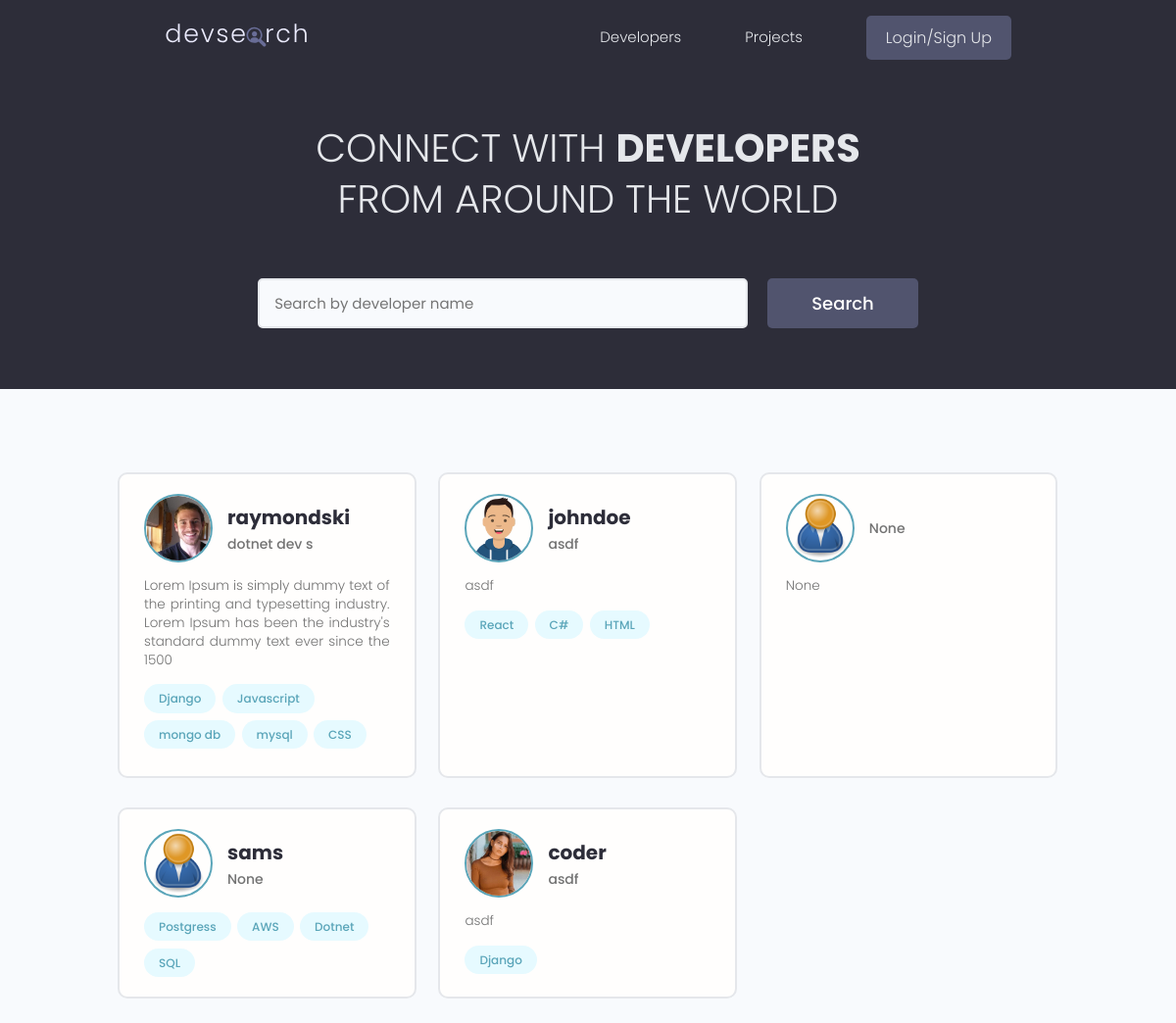
The page / on the database its author committed.
### users/models.py (models this page shows, shortened)
class Profile(models.Model):
    user = models.OneToOneField(User, on_delete=models.CASCADE, null=True, blank=True)
    name = models.CharField(max_length=200, blank=True, null=True)
    email = models.CharField(max_length=500, blank=True, null=True)
    username = models.CharField(max_length=200, blank=True, null=True)
    location = models.CharField(max_length=200, blank=True, null=True)
    short_intro = models.CharField(max_length=200, blank=True, null=True)
    bio = models.TextField(blank=True, null=True)
    profile_image = models.ImageField(blank=True, null=True, upload_to='profiles/', default='profiles/user-default.png')
    social_github = models.CharField(max_length=200, blank=True, null=True)
    social_twitter = models.CharField(max_length=200, blank=True, null=True)
    social_linkedin = models.CharField(max_length=200, blank=True, null=True)
    social_youtube = models.CharField(max_length=200, blank=True, null=True)
    social_website = models.CharField(max_length=200, blank=True, null=True)
    created = models.DateTimeField(auto_now_add=True)
    id = models.UUIDField(default=uuid.uuid4, unique=True, primary_key=True, editable=False)
    class Meta:
        ordering = ['created']
    @property
    def image_url(self):
        try:
            url = self.profile_image.url
        except:
            url = ''
        return url

class Skill(models.Model):
    owner = models.ForeignKey(Profile, on_delete=models.CASCADE, blank=True, null=True)
    name = models.CharField(max_length=200, blank=True, null=True)
    description = models.TextField(blank=True, null=True)
    created = models.DateTimeField(auto_now_add=True)
    id = models.UUIDField(default=uuid.uuid4, unique=True, primary_key=True, editable=False)
    def __str__(self):
        return  str(self.name)

### users/views.py (the view)
# urls.py: path('', views.profiles, name="profiles"),
def profiles(request):
    profiles, search_query = search_profiles(request)
    custom_range, profiles = paginate_profiles(request, profiles, 6)
    context = {'profiles': profiles, 'search_query': search_query, 'custom_range': custom_range}
    return render(request, 'users/profiles.html', context)

### users/utils.py (called while the page is built)
def paginate_profiles(request, profiles, results):
    page = request.GET.get('page')
    paginator = Paginator(profiles, results)
    try:
        profiles = paginator.page(page)
    except PageNotAnInteger:
        page = 1
        profiles = paginator.page(page)
    except EmptyPage:
        page = paginator.num_pages
        profiles = paginator.page(page)
    left_index = (int(page) - 4)
    if left_index < 1:
        left_index = 1
    right_index = (int(page) + 5)
    if right_index > paginator.num_pages:
        right_index = paginator.num_pages + 1
    custom_range = range(left_index, right_index)
    return custom_range, profiles

def search_profiles(request):
    search_query = ''
    if request.GET.get('search_query'):
        search_query = request.GET.get('search_query')
    skills = Skill.objects.filter(name__icontains=search_query)
    profiles = Profile.objects.distinct().filter(
                    Q(name__icontains=search_query) |
                    Q(short_intro__icontains=search_query) |
                    Q(skill__in=skills)
    )
    return profiles, search_query

### users/templates/users/profiles.html (shortened to what this page needs)
{% extends 'main.html' %}
{% block content %}
 <main class="home">
    <section class="hero-section text-center">
      <div class="container container--narrow">
        <div class="hero-section__box">
          <h2>CONNECT WITH <span>DEVELOPERS</span></h2>
          <h2>FROM AROUND THE WORLD</h2>
        </div>
        <div class="hero-section__search">
          <form id="searchForm" class="form" action="{% url 'profiles' %}" method="get">
            <div class="form__field">
              <input class="input input--text" id="formInput#search" type="text" name="search_query"
                placeholder="Search by developer name" value="{{search_query}}" />
            </div>
            <input class="btn btn--sub btn--lg" type="submit" value="Search" />
          </form>
        </div>
      </div>
    </section>
    <section class="devlist">
      <div class="container">
        <div class="grid grid--three">
          {% for profile in profiles %}
          <div class="column card">
            <div class="dev">
              <a href="{% url 'user-profile' profile.id %}" class="card__body">
                <div class="dev__profile">
                  <img class="avatar avatar--md" src="{{profile.image_url}}" alt="image" />
                  <div class="dev__meta">
                    <h3>{{profile.name}}</h3>
                    <h5>{{profile.short_intro|slice:"60"}}</h5>
                  </div>
                </div>
                <p class="dev__info">{{profile.bio|slice:"150"}}</p>
                <div class="dev__skills">
                  {% for skill in profile.skill_set.all|slice:"5" %}
                  <span class="tag tag--pill tag--main">
                    <small>{{skill}}</small>
                  </span>
                  {% endfor %}
                </div>
              </a>
            </div>
          </div>
          {% endfor %}
        </div>
      </div>
    </section>
  </main>
{% endblock %}

### static/styles/app.css (style rules this page uses)
:root { --color-sub: #2d2d39; }
.btn--sub { background-color: var(--color-sub-light); }
.card { border: 2px solid var(--color-light); }
img { width: 100%; }
.hero-section { height: 40vh; display: flex; align-items: center; background-color: var(--color-sub); }
.hero-section__box { margin-bottom: 4rem; }
.hero-section__box > h2, .hero-section__box > h2 > span { font-size: 4rem; color: var(--color-light); line-height: 1.3; text-transform: uppercase; }
.hero-section__box > h2 { font-weight: 300; }
.hero-section__box > h2 > span { font-weight: 700; }
.hero-section__search > .form { display: flex; align-items: center; justify-content: center; gap: 2rem; }
.hero-section__search > .form input.input--text { width: 50rem; }
.devlist { margin-top: 8rem; }
.devlist .grid { align-items: stretch; }
.devlist .dev .dev__profile { display: flex; align-items: center; gap: 1.5rem; }
.devlist .dev .dev__meta h3 { color: var(--color-sub); font-size: 2rem; font-weight: 700; }
.devlist .dev .dev__meta h5 { color: var(--color-text); font-size: 1.4rem; font-weight: 500; }
.devlist .dev .dev__info { margin: 1.5rem 0; font-size: 1.35rem; line-height: 1.4; text-align: justify; }

### static/uikit/styles/modules/_variables.css (style rules this page uses)
:root { --color-main: #5aa5b9; --color-main-light: #e6faff; --color-sub: #3f4156; --color-sub-light: #51546e; --color-sub-lighter: #ededfd; --color-text: #737373; --color-gray: #8b8b8b; --color-light: #e5e7eb; --color-light-gray: #767676; --color-bg: #f8fafd; --color-white: #fffefd; --color-white-light: #f3f3f3; --color-success: #359e64; --color-success-bg: #def8e8; --color-error: #fc4b0b; --color-error-bg: #fff2ee; --font-base: 'Poppins', arial, helvetica, 'Segoe UI', roboto, ubuntu, sans-serif; --font-monospace: 'Fira Code', 'Courier New', courier, monospace; --font-regular: 300; --font-medium: 500; --font-bold: 700; --generic-shadow: 1px 1px 5px #00000010; --generic-transition: all 0.3s ease-in-out; }

### static/uikit/styles/modules/_base.css (style rules this page uses)
* { margin: 0; padding: 0; box-sizing: border-box; text-rendering: optimizeLegibility; color: inherit; font-size: inherit; }
html { font-size: 50%; }
@media only screen and (min-width: 480px) { html { font-size: 56.25%; } }
@media only screen and (min-width: 1200px) { html { font-size: 62.5%; } }
body { line-height: 1.6; font-weight: 400; font-size: 1.5rem; color: var(--color-text); background-color: var(--color-bg); min-height: 100vh; }

### static/uikit/styles/modules/_typography.css (style rules this page uses)
* { font-family: var(--font-base); }
h2 { font-size: 3.6rem; font-weight: var(--font-bold); }
h3 { font-size: 3.2rem; font-weight: var(--font-medium); }
h5 { font-size: 2.4rem; font-weight: var(--font-medium); }
h5, h6 { font-weight: var(--font-regular); }
p, span, strong { font-size: 1.6rem; color: var(--color-text); font-weight: var(--font-regular); }
a { padding-bottom: 2px; text-decoration: none; display: inline-block; color: var(--color-main); font-weight: var(--font-medium); }

### static/uikit/styles/modules/_utilities.css (style rules this page uses)
.container { width: 92%; max-width: 165rem; margin: 0 auto; box-sizing: border-box; }
.container--narrow { width: 92%; max-width: 120rem; }
@media screen and (min-width: 1000px) { .container { width: 90%; } }
@media screen and (min-width: 1000px) { .container--narrow { width: 85%; } }
@media screen and (min-width: 1200px) { .container { width: 80%; } }
@media screen and (min-width: 1200px) { .container--narrow { width: 72%; } }
.text-center { text-align: center; }

### static/uikit/styles/modules/_avatar.css (style rules this page uses)
.avatar { border-radius: 50%; border: 2px solid var(--color-main); object-fit: cover; }
.avatar--md { height: 7rem; width: 7rem; }

### static/uikit/styles/modules/_button.css (style rules this page uses)
.btn { display: inline-block; position: relative; cursor: pointer; background-color: var(--color-light); font-weight: var(--font-medium); color: var(--color-sub); text-decoration: none; padding: 1rem 2rem; border-radius: 0.5rem; border: none; width: -webkit-fit-content; width: -moz-fit-content; width: fit-content; height: -webkit-fit-content; height: -moz-fit-content; height: fit-content; font-size: 1.6rem; outline-width: 0; outline-color: transparent; -webkit-backface-visibility: hidden; backface-visibility: hidden; transition: all 0.3s ease-in-out; }
.btn--sub { background-color: var(--color-sub); color: var(--color-white); }
.btn--lg { font-size: 1.8rem; padding: 1.2rem 4.5rem; }

### static/uikit/styles/modules/_card.css (style rules this page uses)
.card { border-radius: 1rem; background-color: var(--color-white); border: 1.5px solid var(--color-light); width: auto; height: auto; margin-top: 0.5rem; margin-bottom: 0.5rem; overflow: hidden; }
.card__body, .card__header { padding: 2rem 2.5rem; }

### rows shown on the page
Profile: image_url (picture), name "raymondski", short_intro "dotnet dev s", bio "Lorem Ipsum is simply dummy text of the printing and typesetting industry. Lorem Ipsum has been the industry's standard dummy text ever since the 1500"
Skill: name "Django"
Skill: name "Javascript"
Skill: name "mongo db"
Skill: name "mysql"
Skill: name "CSS"
Profile: image_url (picture), name "johndoe", short_intro "asdf", bio "asdf"
Skill: name "React"
Skill: name "C#"
Skill: name "HTML"
Profile: image_url (placeholder picture), short_intro "None", bio "None"
Profile: image_url (placeholder picture), name "sams", short_intro "None"
Skill: name "Postgress"
Skill: name "AWS"
Skill: name "Dotnet"
Skill: name "SQL"
Profile: image_url (picture), name "coder", short_intro "asdf", bio "asdf"
Skill: name "Django"
